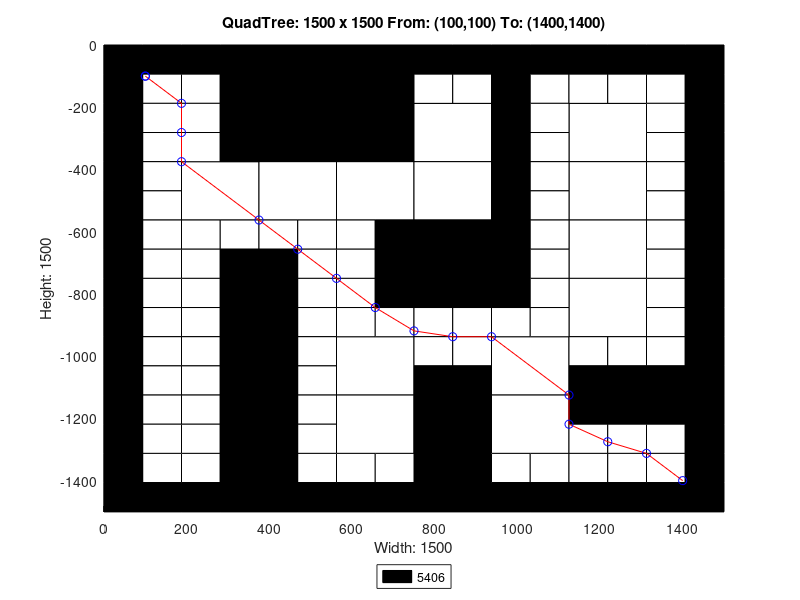

The MATLAB script that drew this image:
axis([0 1500 -1500 0]);
title('QuadTree: 1500 x 1500 From: (100,100) To: (1400,1400)');
xlabel('Width: 1500');
ylabel('Height: 1500');
rectangle('Position',[375 -375 375 375], 'FaceColor',[0 0 0]);
rectangle('Position',[187.5 -562.5 187.5 187.5], 'FaceColor',[1 1 1]);
rectangle('Position',[375 -562.5 187.5 187.5], 'FaceColor',[1 1 1]);
rectangle('Position',[562.5 -562.5 187.5 187.5], 'FaceColor',[1 1 1]);
rectangle('Position',[750 -375 187.5 187.5], 'FaceColor',[1 1 1]);
rectangle('Position',[1125 -375 187.5 187.5], 'FaceColor',[1 1 1]);
rectangle('Position',[750 -562.5 187.5 187.5], 'FaceColor',[1 1 1]);
rectangle('Position',[750 -750 187.5 187.5], 'FaceColor',[0 0 0]);
rectangle('Position',[1125 -562.5 187.5 187.5], 'FaceColor',[1 1 1]);
rectangle('Position',[1125 -750 187.5 187.5], 'FaceColor',[1 1 1]);
rectangle('Position',[562.5 -1125 187.5 187.5], 'FaceColor',[1 1 1]);
rectangle('Position',[562.5 -1312.5 187.5 187.5], 'FaceColor',[1 1 1]);
rectangle('Position',[937.5 -1125 187.5 187.5], 'FaceColor',[1 1 1]);
rectangle('Position',[1125 -937.5 187.5 187.5], 'FaceColor',[1 1 1]);
rectangle('Position',[750 -1312.5 187.5 187.5], 'FaceColor',[0 0 0]);
rectangle('Position',[937.5 -1312.5 187.5 187.5], 'FaceColor',[1 1 1]);
rectangle('Position',[750 -1500 187.5 187.5], 'FaceColor',[0 0 0]);
rectangle('Position',[0 -93.75 93.75 93.75], 'FaceColor',[0 0 0]);
rectangle('Position',[93.75 -93.75 93.75 93.75], 'FaceColor',[0 0 0]);
rectangle('Position',[0 -187.5 93.75 93.75], 'FaceColor',[0 0 0]);
rectangle('Position',[93.75 -187.5 93.75 93.75], 'FaceColor',[1 1 1]);
rectangle('Position',[187.5 -93.75 93.75 93.75], 'FaceColor',[0 0 0]);
rectangle('Position',[281.25 -93.75 93.75 93.75], 'FaceColor',[0 0 0]);
rectangle('Position',[187.5 -187.5 93.75 93.75], 'FaceColor',[1 1 1]);
rectangle('Position',[281.25 -187.5 93.75 93.75], 'FaceColor',[0 0 0]);
rectangle('Position',[0 -281.25 93.75 93.75], 'FaceColor',[0 0 0]);
rectangle('Position',[93.75 -281.25 93.75 93.75], 'FaceColor',[1 1 1]);
rectangle('Position',[0 -375 93.75 93.75], 'FaceColor',[0 0 0]);
rectangle('Position',[93.75 -375 93.75 93.75], 'FaceColor',[1 1 1]);
rectangle('Position',[187.5 -281.25 93.75 93.75], 'FaceColor',[1 1 1]);
rectangle('Position',[281.25 -281.25 93.75 93.75], 'FaceColor',[0 0 0]);
rectangle('Position',[187.5 -375 93.75 93.75], 'FaceColor',[1 1 1]);
rectangle('Position',[281.25 -375 93.75 93.75], 'FaceColor',[0 0 0]);
rectangle('Position',[0 -468.75 93.75 93.75], 'FaceColor',[0 0 0]);
rectangle('Position',[93.75 -468.75 93.75 93.75], 'FaceColor',[1 1 1]);
rectangle('Position',[0 -562.5 93.75 93.75], 'FaceColor',[0 0 0]);
rectangle('Position',[93.75 -562.5 93.75 93.75], 'FaceColor',[1 1 1]);
rectangle('Position',[0 -656.25 93.75 93.75], 'FaceColor',[0 0 0]);
rectangle('Position',[93.75 -656.25 93.75 93.75], 'FaceColor',[1 1 1]);
rectangle('Position',[0 -750 93.75 93.75], 'FaceColor',[0 0 0]);
rectangle('Position',[93.75 -750 93.75 93.75], 'FaceColor',[1 1 1]);
rectangle('Position',[187.5 -656.25 93.75 93.75], 'FaceColor',[1 1 1]);
rectangle('Position',[281.25 -656.25 93.75 93.75], 'FaceColor',[1 1 1]);
rectangle('Position',[187.5 -750 93.75 93.75], 'FaceColor',[1 1 1]);
rectangle('Position',[281.25 -750 93.75 93.75], 'FaceColor',[0 0 0]);
rectangle('Position',[375 -656.25 93.75 93.75], 'FaceColor',[1 1 1]);
rectangle('Position',[468.75 -656.25 93.75 93.75], 'FaceColor',[1 1 1]);
rectangle('Position',[375 -750 93.75 93.75], 'FaceColor',[0 0 0]);
rectangle('Position',[468.75 -750 93.75 93.75], 'FaceColor',[1 1 1]);
rectangle('Position',[562.5 -656.25 93.75 93.75], 'FaceColor',[1 1 1]);
rectangle('Position',[656.25 -656.25 93.75 93.75], 'FaceColor',[0 0 0]);
rectangle('Position',[562.5 -750 93.75 93.75], 'FaceColor',[1 1 1]);
rectangle('Position',[656.25 -750 93.75 93.75], 'FaceColor',[0 0 0]);
rectangle('Position',[750 -93.75 93.75 93.75], 'FaceColor',[0 0 0]);
rectangle('Position',[843.75 -93.75 93.75 93.75], 'FaceColor',[0 0 0]);
rectangle('Position',[750 -187.5 93.75 93.75], 'FaceColor',[1 1 1]);
rectangle('Position',[843.75 -187.5 93.75 93.75], 'FaceColor',[1 1 1]);
rectangle('Position',[937.5 -93.75 93.75 93.75], 'FaceColor',[0 0 0]);
rectangle('Position',[1031.25 -93.75 93.75 93.75], 'FaceColor',[0 0 0]);
rectangle('Position',[937.5 -187.5 93.75 93.75], 'FaceColor',[0 0 0]);
rectangle('Position',[1031.25 -187.5 93.75 93.75], 'FaceColor',[1 1 1]);
rectangle('Position',[937.5 -281.25 93.75 93.75], 'FaceColor',[0 0 0]);
rectangle('Position',[1031.25 -281.25 93.75 93.75], 'FaceColor',[1 1 1]);
rectangle('Position',[937.5 -375 93.75 93.75], 'FaceColor',[0 0 0]);
rectangle('Position',[1031.25 -375 93.75 93.75], 'FaceColor',[1 1 1]);
rectangle('Position',[1125 -93.75 93.75 93.75], 'FaceColor',[0 0 0]);
rectangle('Position',[1218.75 -93.75 93.75 93.75], 'FaceColor',[0 0 0]);
rectangle('Position',[1125 -187.5 93.75 93.75], 'FaceColor',[1 1 1]);
rectangle('Position',[1218.75 -187.5 93.75 93.75], 'FaceColor',[1 1 1]);
rectangle('Position',[1312.5 -93.75 93.75 93.75], 'FaceColor',[0 0 0]);
rectangle('Position',[1406.25 -93.75 93.75 93.75], 'FaceColor',[0 0 0]);
rectangle('Position',[1312.5 -187.5 93.75 93.75], 'FaceColor',[1 1 1]);
rectangle('Position',[1406.25 -187.5 93.75 93.75], 'FaceColor',[0 0 0]);
rectangle('Position',[1312.5 -281.25 93.75 93.75], 'FaceColor',[1 1 1]);
rectangle('Position',[1406.25 -281.25 93.75 93.75], 'FaceColor',[0 0 0]);
rectangle('Position',[1312.5 -375 93.75 93.75], 'FaceColor',[1 1 1]);
rectangle('Position',[1406.25 -375 93.75 93.75], 'FaceColor',[0 0 0]);
rectangle('Position',[937.5 -468.75 93.75 93.75], 'FaceColor',[0 0 0]);
rectangle('Position',[1031.25 -468.75 93.75 93.75], 'FaceColor',[1 1 1]);
rectangle('Position',[937.5 -562.5 93.75 93.75], 'FaceColor',[0 0 0]);
rectangle('Position',[1031.25 -562.5 93.75 93.75], 'FaceColor',[1 1 1]);
rectangle('Position',[937.5 -656.25 93.75 93.75], 'FaceColor',[0 0 0]);
rectangle('Position',[1031.25 -656.25 93.75 93.75], 'FaceColor',[1 1 1]);
rectangle('Position',[937.5 -750 93.75 93.75], 'FaceColor',[0 0 0]);
rectangle('Position',[1031.25 -750 93.75 93.75], 'FaceColor',[1 1 1]);
rectangle('Position',[1312.5 -468.75 93.75 93.75], 'FaceColor',[1 1 1]);
rectangle('Position',[1406.25 -468.75 93.75 93.75], 'FaceColor',[0 0 0]);
rectangle('Position',[1312.5 -562.5 93.75 93.75], 'FaceColor',[1 1 1]);
rectangle('Position',[1406.25 -562.5 93.75 93.75], 'FaceColor',[0 0 0]);
rectangle('Position',[1312.5 -656.25 93.75 93.75], 'FaceColor',[1 1 1]);
rectangle('Position',[1406.25 -656.25 93.75 93.75], 'FaceColor',[0 0 0]);
rectangle('Position',[1312.5 -750 93.75 93.75], 'FaceColor',[1 1 1]);
rectangle('Position',[1406.25 -750 93.75 93.75], 'FaceColor',[0 0 0]);
rectangle('Position',[0 -843.75 93.75 93.75], 'FaceColor',[0 0 0]);
rectangle('Position',[93.75 -843.75 93.75 93.75], 'FaceColor',[1 1 1]);
rectangle('Position',[0 -937.5 93.75 93.75], 'FaceColor',[0 0 0]);
rectangle('Position',[93.75 -937.5 93.75 93.75], 'FaceColor',[1 1 1]);
rectangle('Position',[187.5 -843.75 93.75 93.75], 'FaceColor',[1 1 1]);
rectangle('Position',[281.25 -843.75 93.75 93.75], 'FaceColor',[0 0 0]);
rectangle('Position',[187.5 -937.5 93.75 93.75], 'FaceColor',[1 1 1]);
rectangle('Position',[281.25 -937.5 93.75 93.75], 'FaceColor',[0 0 0]);
rectangle('Position',[0 -1031.25 93.75 93.75], 'FaceColor',[0 0 0]);
rectangle('Position',[93.75 -1031.25 93.75 93.75], 'FaceColor',[1 1 1]);
rectangle('Position',[0 -1125 93.75 93.75], 'FaceColor',[0 0 0]);
rectangle('Position',[93.75 -1125 93.75 93.75], 'FaceColor',[1 1 1]);
rectangle('Position',[187.5 -1031.25 93.75 93.75], 'FaceColor',[1 1 1]);
rectangle('Position',[281.25 -1031.25 93.75 93.75], 'FaceColor',[0 0 0]);
rectangle('Position',[187.5 -1125 93.75 93.75], 'FaceColor',[1 1 1]);
rectangle('Position',[281.25 -1125 93.75 93.75], 'FaceColor',[0 0 0]);
rectangle('Position',[375 -843.75 93.75 93.75], 'FaceColor',[0 0 0]);
rectangle('Position',[468.75 -843.75 93.75 93.75], 'FaceColor',[1 1 1]);
rectangle('Position',[375 -937.5 93.75 93.75], 'FaceColor',[0 0 0]);
rectangle('Position',[468.75 -937.5 93.75 93.75], 'FaceColor',[1 1 1]);
rectangle('Position',[562.5 -843.75 93.75 93.75], 'FaceColor',[1 1 1]);
rectangle('Position',[656.25 -843.75 93.75 93.75], 'FaceColor',[0 0 0]);
rectangle('Position',[562.5 -937.5 93.75 93.75], 'FaceColor',[1 1 1]);
rectangle('Position',[656.25 -937.5 93.75 93.75], 'FaceColor',[1 1 1]);
rectangle('Position',[375 -1031.25 93.75 93.75], 'FaceColor',[0 0 0]);
rectangle('Position',[468.75 -1031.25 93.75 93.75], 'FaceColor',[1 1 1]);
rectangle('Position',[375 -1125 93.75 93.75], 'FaceColor',[0 0 0]);
rectangle('Position',[468.75 -1125 93.75 93.75], 'FaceColor',[1 1 1]);
rectangle('Position',[0 -1218.75 93.75 93.75], 'FaceColor',[0 0 0]);
rectangle('Position',[93.75 -1218.75 93.75 93.75], 'FaceColor',[1 1 1]);
rectangle('Position',[0 -1312.5 93.75 93.75], 'FaceColor',[0 0 0]);
rectangle('Position',[93.75 -1312.5 93.75 93.75], 'FaceColor',[1 1 1]);
rectangle('Position',[187.5 -1218.75 93.75 93.75], 'FaceColor',[1 1 1]);
rectangle('Position',[281.25 -1218.75 93.75 93.75], 'FaceColor',[0 0 0]);
rectangle('Position',[187.5 -1312.5 93.75 93.75], 'FaceColor',[1 1 1]);
rectangle('Position',[281.25 -1312.5 93.75 93.75], 'FaceColor',[0 0 0]);
rectangle('Position',[0 -1406.25 93.75 93.75], 'FaceColor',[0 0 0]);
rectangle('Position',[93.75 -1406.25 93.75 93.75], 'FaceColor',[1 1 1]);
rectangle('Position',[0 -1500 93.75 93.75], 'FaceColor',[0 0 0]);
rectangle('Position',[93.75 -1500 93.75 93.75], 'FaceColor',[0 0 0]);
rectangle('Position',[187.5 -1406.25 93.75 93.75], 'FaceColor',[1 1 1]);
rectangle('Position',[281.25 -1406.25 93.75 93.75], 'FaceColor',[0 0 0]);
rectangle('Position',[187.5 -1500 93.75 93.75], 'FaceColor',[0 0 0]);
rectangle('Position',[281.25 -1500 93.75 93.75], 'FaceColor',[0 0 0]);
rectangle('Position',[375 -1218.75 93.75 93.75], 'FaceColor',[0 0 0]);
rectangle('Position',[468.75 -1218.75 93.75 93.75], 'FaceColor',[1 1 1]);
rectangle('Position',[375 -1312.5 93.75 93.75], 'FaceColor',[0 0 0]);
rectangle('Position',[468.75 -1312.5 93.75 93.75], 'FaceColor',[1 1 1]);
rectangle('Position',[375 -1406.25 93.75 93.75], 'FaceColor',[0 0 0]);
rectangle('Position',[468.75 -1406.25 93.75 93.75], 'FaceColor',[1 1 1]);
rectangle('Position',[375 -1500 93.75 93.75], 'FaceColor',[0 0 0]);
rectangle('Position',[468.75 -1500 93.75 93.75], 'FaceColor',[0 0 0]);
rectangle('Position',[562.5 -1406.25 93.75 93.75], 'FaceColor',[1 1 1]);
rectangle('Position',[656.25 -1406.25 93.75 93.75], 'FaceColor',[1 1 1]);
rectangle('Position',[562.5 -1500 93.75 93.75], 'FaceColor',[0 0 0]);
rectangle('Position',[656.25 -1500 93.75 93.75], 'FaceColor',[0 0 0]);
rectangle('Position',[750 -843.75 93.75 93.75], 'FaceColor',[0 0 0]);
rectangle('Position',[843.75 -843.75 93.75 93.75], 'FaceColor',[0 0 0]);
rectangle('Position',[750 -937.5 93.75 93.75], 'FaceColor',[1 1 1]);
rectangle('Position',[843.75 -937.5 93.75 93.75], 'FaceColor',[1 1 1]);
rectangle('Position',[937.5 -843.75 93.75 93.75], 'FaceColor',[0 0 0]);
rectangle('Position',[1031.25 -843.75 93.75 93.75], 'FaceColor',[1 1 1]);
rectangle('Position',[937.5 -937.5 93.75 93.75], 'FaceColor',[1 1 1]);
rectangle('Position',[1031.25 -937.5 93.75 93.75], 'FaceColor',[1 1 1]);
rectangle('Position',[750 -1031.25 93.75 93.75], 'FaceColor',[1 1 1]);
rectangle('Position',[843.75 -1031.25 93.75 93.75], 'FaceColor',[1 1 1]);
rectangle('Position',[750 -1125 93.75 93.75], 'FaceColor',[0 0 0]);
rectangle('Position',[843.75 -1125 93.75 93.75], 'FaceColor',[0 0 0]);
rectangle('Position',[1312.5 -843.75 93.75 93.75], 'FaceColor',[1 1 1]);
rectangle('Position',[1406.25 -843.75 93.75 93.75], 'FaceColor',[0 0 0]);
rectangle('Position',[1312.5 -937.5 93.75 93.75], 'FaceColor',[1 1 1]);
rectangle('Position',[1406.25 -937.5 93.75 93.75], 'FaceColor',[0 0 0]);
rectangle('Position',[1125 -1031.25 93.75 93.75], 'FaceColor',[1 1 1]);
rectangle('Position',[1218.75 -1031.25 93.75 93.75], 'FaceColor',[1 1 1]);
rectangle('Position',[1125 -1125 93.75 93.75], 'FaceColor',[0 0 0]);
rectangle('Position',[1218.75 -1125 93.75 93.75], 'FaceColor',[0 0 0]);
rectangle('Position',[1312.5 -1031.25 93.75 93.75], 'FaceColor',[1 1 1]);
rectangle('Position',[1406.25 -1031.25 93.75 93.75], 'FaceColor',[0 0 0]);
rectangle('Position',[1312.5 -1125 93.75 93.75], 'FaceColor',[0 0 0]);
rectangle('Position',[1406.25 -1125 93.75 93.75], 'FaceColor',[0 0 0]);
rectangle('Position',[937.5 -1406.25 93.75 93.75], 'FaceColor',[1 1 1]);
rectangle('Position',[1031.25 -1406.25 93.75 93.75], 'FaceColor',[1 1 1]);
rectangle('Position',[937.5 -1500 93.75 93.75], 'FaceColor',[0 0 0]);
rectangle('Position',[1031.25 -1500 93.75 93.75], 'FaceColor',[0 0 0]);
rectangle('Position',[1125 -1218.75 93.75 93.75], 'FaceColor',[0 0 0]);
rectangle('Position',[1218.75 -1218.75 93.75 93.75], 'FaceColor',[0 0 0]);
rectangle('Position',[1125 -1312.5 93.75 93.75], 'FaceColor',[1 1 1]);
rectangle('Position',[1218.75 -1312.5 93.75 93.75], 'FaceColor',[1 1 1]);
rectangle('Position',[1312.5 -1218.75 93.75 93.75], 'FaceColor',[0 0 0]);
rectangle('Position',[1406.25 -1218.75 93.75 93.75], 'FaceColor',[0 0 0]);
rectangle('Position',[1312.5 -1312.5 93.75 93.75], 'FaceColor',[1 1 1]);
rectangle('Position',[1406.25 -1312.5 93.75 93.75], 'FaceColor',[0 0 0]);
rectangle('Position',[1125 -1406.25 93.75 93.75], 'FaceColor',[1 1 1]);
rectangle('Position',[1218.75 -1406.25 93.75 93.75], 'FaceColor',[1 1 1]);
rectangle('Position',[1125 -1500 93.75 93.75], 'FaceColor',[0 0 0]);
rectangle('Position',[1218.75 -1500 93.75 93.75], 'FaceColor',[0 0 0]);
rectangle('Position',[1312.5 -1406.25 93.75 93.75], 'FaceColor',[1 1 1]);
rectangle('Position',[1406.25 -1406.25 93.75 93.75], 'FaceColor',[0 0 0]);
rectangle('Position',[1312.5 -1500 93.75 93.75], 'FaceColor',[0 0 0]);
rectangle('Position',[1406.25 -1500 93.75 93.75], 'FaceColor',[0 0 0]);
X=[1400,1312.5,1218.75,1125,1125,937.5,843.75,750,656.25,562.5,468.75,375,187.5,187.5,187.5,100,100];
Y=[-1400,-1312.5,-1275,-1218.75,-1125,-937.5,-937.5,-918.75,-843.75,-750,-656.25,-562.5,-375,-281.25,-187.5,-100,-100];
hold on;
plot(X,Y,'r');
plot(X,Y,'bo');
legend('5406','Location','southoutside');
